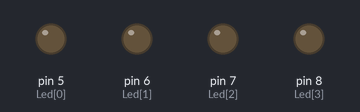
The sketch below on a simulated Arduino Uno, built with avr-gcc and run on an emulated ATmega328P. Shown: output pins drawn as LEDs (lit = HIGH).

Above: at 0.2 s.
At 1.2 s:
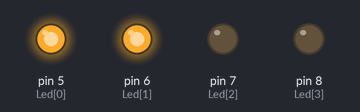
At 1.7 s:
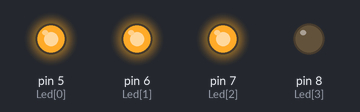
At 2.2 s:
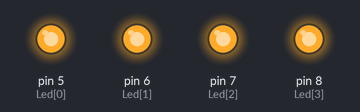
At 3.2 s:
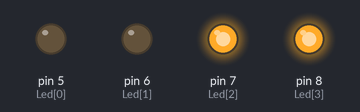
At 4.7 s:
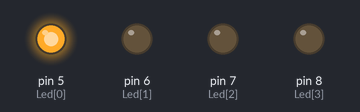
Timing chart, 0 to 5.2 s (numbered marks = the images above):
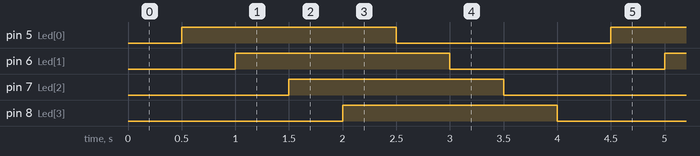

The sketch:

__3.ino
```cpp
#include <MsTimer2.h>

int Led[4]={5,6,7,8};
void LedControl(){
  static int counter=0;
  static byte output=HIGH;

  digitalWrite(Led[counter++],output);
  if(counter>3){
    counter=0;
    output=!output;
  }
}

void setup() {
  // put your setup code here, to run once:
  int i;
  for (i=0;i<4;i++)
    pinMode(Led[i],OUTPUT);
  MsTimer2::set(500,LedControl);
  MsTimer2::start();
}

void loop() {
  // put your main code here, to run repeatedly:

}
```

Measured:
- by itself, pin 5 (Led[0]), pin 6 (Led[1]), pin 7 (Led[2]), pin 8 (Led[3]): alternates HIGH for 2.0 s and LOW for 2.0 s
- by itself, everything shown: repeats every 4.0 s, in 8 steps
